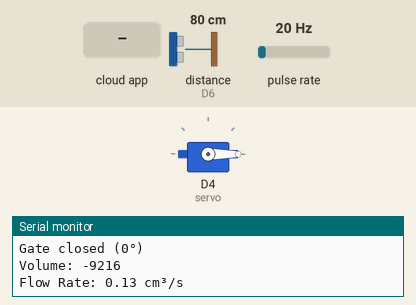
Recording of a sketch running on a simulated ESP8266 (NodeMCU). Parts: servo, the last lines printed to the serial monitor. Wiring (inferred from the names in the program): ultrasonic range finder: trigger D5; echo D6; pulse sensor: data D2. Inputs (shaded band) come from the test bench; at power-on: distance to the obstacle (sensor on D6) 80 cm, pulse rate 20 Hz. The echo pulse lasts 58.3 µs per cm; WiFi joins after 1.5 s; servers stay silent unless stated; the Firebase database answers and starts empty.

Above: at 2.7 s.
2.8 s: the phone or cloud app sets spillGate1 to 1
At 5.3 s:
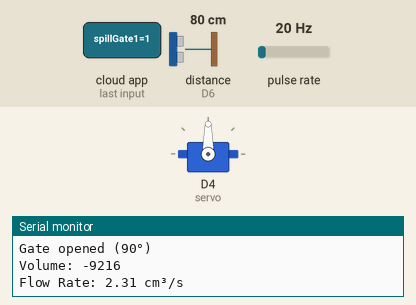
5.6 s: the phone or cloud app sets spillGate1 to 0
At 8.0 s:
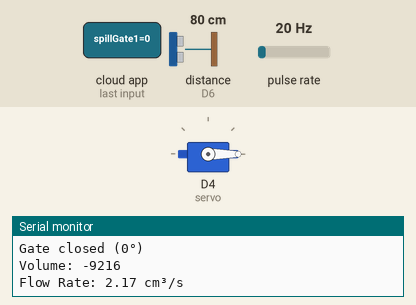
Timing chart, 0 to 9.5 s (numbered marks = the images above; inputs shaded):
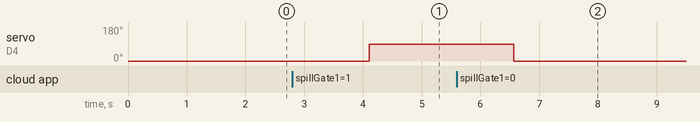

The sketch:

sketch_jan27a.ino
```cpp
#include <ESP8266WiFi.h>
#include <Servo.h>
#include "ESP8266Firebase.h"


#define WIFI_SSID "hydro"
#define WIFI_PASSWORD "uxey8844"


#define FIREBASE_URL "https://hydrosafe-c77c3-default-rtdb.firebaseio.com/"

Firebase firebase(FIREBASE_URL);
Servo servo;


const int surfaceArea = 144;
const int totalVol = 2160;
const int trigPin = D5;
const int echoPin = D6;
const int sensorPin = D2;

volatile long pulse = 0;
unsigned long lastTime = 0;

long duration;
int distance;
int calcVol = 0;
int realVol = 0;
float flowRate = 0.0;

void ICACHE_RAM_ATTR increase() {
  pulse++;
}

void setup() {
  Serial.begin(9600);

  Serial.println("Connecting to WiFi...");
  WiFi.begin(WIFI_SSID, WIFI_PASSWORD);

  while (WiFi.status() != WL_CONNECTED) {
    delay(500);
    Serial.print(".");
  }
  Serial.println("\nWiFi connected!");
  Serial.print("IP Address: ");
  Serial.println(WiFi.localIP());


  firebase.Connect_to_host();

  servo.attach(2);
  servo.write(0);

  // Initialize ultrasonic sensor and flow sensor
  pinMode(sensorPin, INPUT);
  pinMode(trigPin, OUTPUT);
  pinMode(echoPin, INPUT);

  // Attach interrupt for flow sensor
  attachInterrupt(digitalPinToInterrupt(sensorPin), increase, RISING);
}

void loop() {
  // Control the servo based on Firebase spillGate1 value
  String path = "spillGates/spillGate1";
  int spillGate1State = firebase.getInt(path);

  if (spillGate1State == 1) {
    servo.write(90); // Open the gate (90°)
    Serial.println("Gate opened (90°)");
  } else if (spillGate1State == 0) {
    servo.write(0); // Close the gate (0°)
    Serial.println("Gate closed (0°)");
  } else {
    Serial.println("Unexpected value in spillGate1");
  }

  // Measure distance using ultrasonic sensor
  digitalWrite(trigPin, LOW);
  delayMicroseconds(2);

  digitalWrite(trigPin, HIGH);
  delayMicroseconds(10);
  digitalWrite(trigPin, LOW);

  duration = pulseIn(echoPin, HIGH);
  distance = duration * 0.034 / 2;

  calcVol = distance * surfaceArea;
  realVol = totalVol - calcVol;

  // Calculate flow rate
  flowRate = 2.663 * pulse / 1000 * 1000 / 60;

  if (millis() - lastTime > 2000) {
    pulse = 0;
    lastTime = millis();
  }

  // Print values for debugging
  Serial.print("Volume: ");
  Serial.println(realVol);

  Serial.print("Flow Rate: ");
  Serial.print(flowRate);
  Serial.println(" cm³/s");

  firebase.setInt("volume", realVol);
  firebase.setFloat("waterflow", flowRate);

  delay(2000); // Wait before the next loop
}
```

Measured:
- after the input at 2.8 s, servo on D4 (servo): 0° → 90° after 1.3 s
- after the input at 5.6 s, servo on D4 (servo): 90° → 0° after 0.96 s
